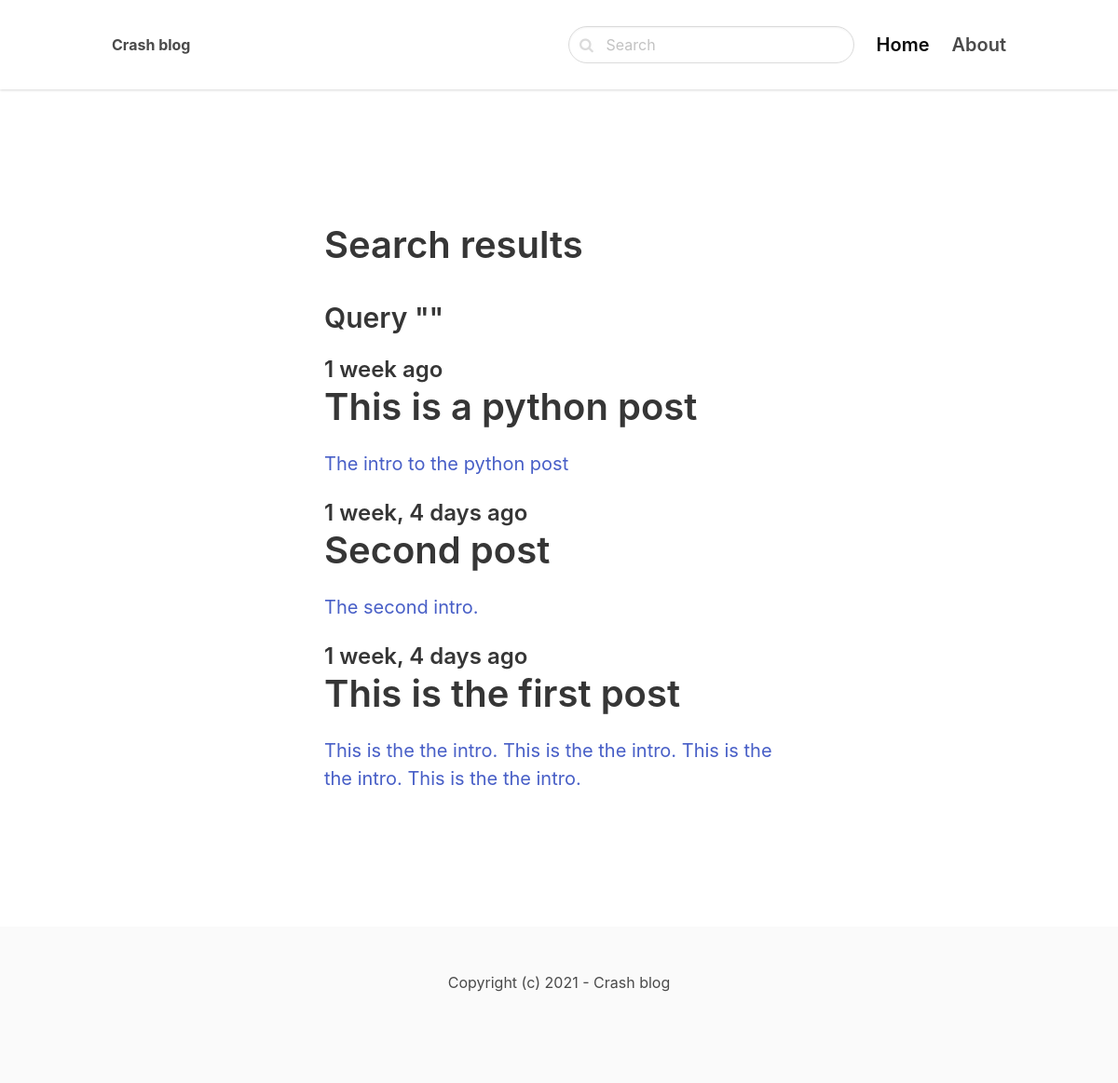
The page /search/ on the database as committed earlier.
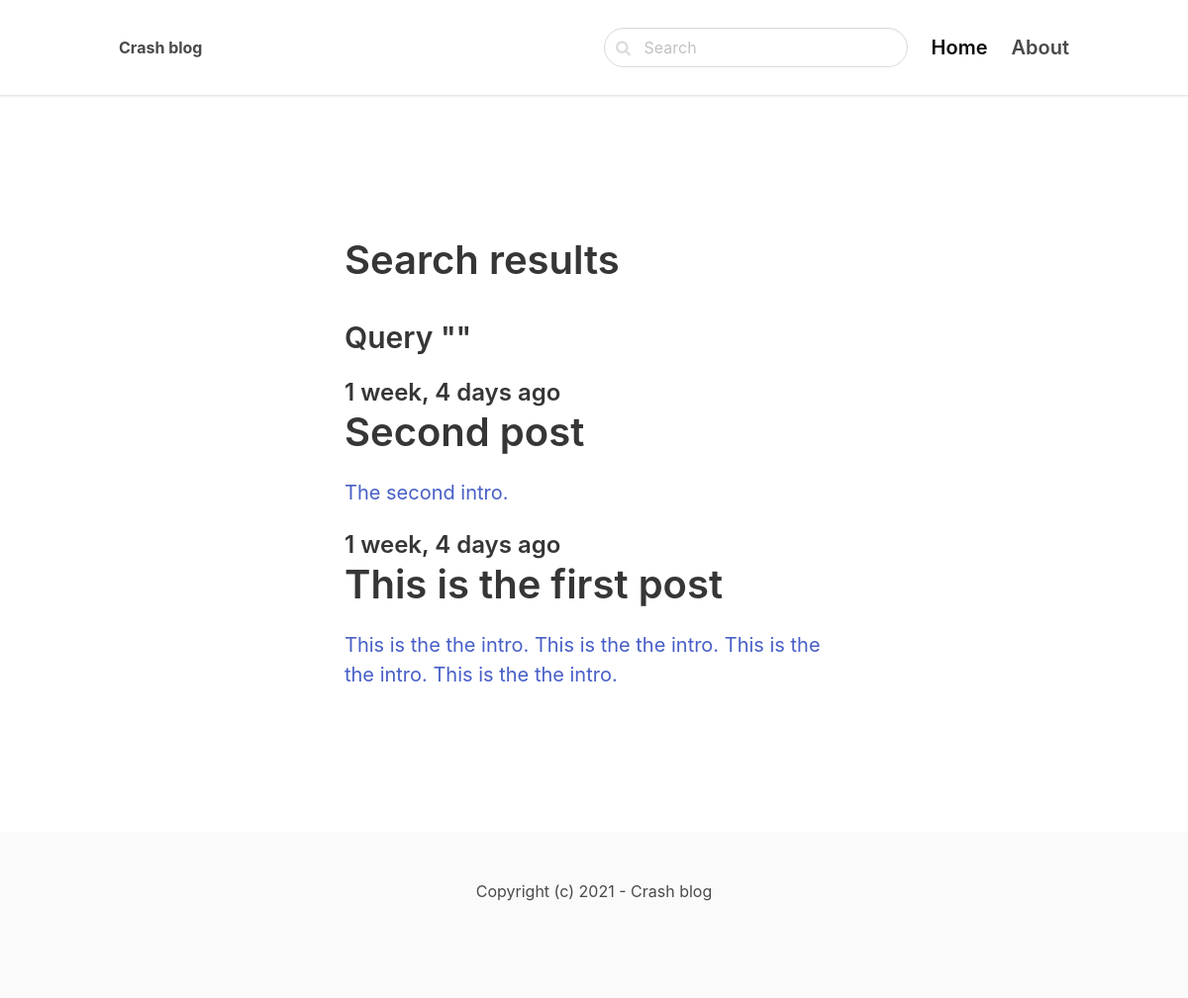
The same page on the database as committed later.
### blog/models.py (models this page shows, shortened)
class Post(models.Model):
    ACTIVE = 'active'
    DRAFT = 'draft'
    CHOICES_STATUS = (
        (ACTIVE, 'Active'),
        (DRAFT, 'Draft')
    )
    category = models.ForeignKey(Category, related_name='posts', on_delete=models.CASCADE)
    title = models.CharField(max_length=255)
    slug = models.SlugField()
    intro = models.TextField()
    body = models.TextField()
    created_at = models.DateTimeField(auto_now_add=True)
    status = models.CharField(max_length=10, choices=CHOICES_STATUS, default=ACTIVE)
    image = models.ImageField(upload_to='uploads/', blank=True, null=True)
    class Meta:
        ordering = ('-created_at',) # decending order of created_at

### blog/views.py (the view)
# urls.py: path('search/', views.search, name='search'),
def search(request):
    query = request.GET.get('query', '')
    posts = Post.objects.filter(status=Post.ACTIVE).filter(Q(title__icontains=query)| Q(intro__icontains=query) | Q(body__icontains=query))
    return render(request, 'blog/search.html', {'posts': posts, 'query': query})

### blog/templates/blog/search.html (shortened to what this page needs)
{% extends 'core/base.html' %}
{% block content %}
    <section class="hero">
        <div class="hero-body">
            <div class="container">
                <section class="section">
                    <div class="columns">
                        <div class="column is-8 is-offset-2">
                            <div class="content is-medium">
                                <h1>Search results</h1>
                                <h3>Query "{{ query }}"</h3>
                            </div>
                            {% for post in posts %}
                                <div class="content is-medium">
                                    <a href="{% url 'post_detail' post.category.slug post.slug %}">
                                        <h2 class="subtitle is-4">{{ post.created_at|timesince }} ago</h2>
                                        <h1 class="title">{{ post.title }}</h1>
                                        <p>{{ post.intro }}</p>
                                    </a>
                                </div>
                            {% empty %}
                                <div class="content">
                                    <p>No result for the given query...</p>
                                </div>
                            {% endfor %}
                        </div>
                    </div>
                </section>
            </div>
        </div>
    </section>
{% endblock %}

Rows that differ between the two databases and show on the page:
no longer on this page (row edited): Post: created_at "1 week", title "This is a python post", intro "The intro to the python post"
